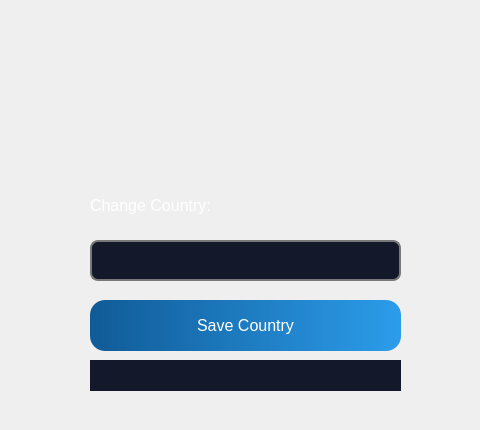
         <widget class="QWidget" name="editCountry_page">
          <widget class="QLabel" name="label_69">
           <property name="geometry">
            <rect>
             <x>0</x>
             <y>140</y>
             <width>471</width>
             <height>281</height>
            </rect>
           </property>
           <property name="text">
            <string/>
           </property>
           <property name="pixmap">
            <pixmap resource="detechRs.qrc">:/images/images/rectangleShape.png</pixmap>
           </property>
           <property name="scaledContents">
            <bool>true</bool>
           </property>
          </widget>
          <widget class="QLabel" name="label_70">
           <property name="geometry">
            <rect>
             <x>90</x>
             <y>190</y>
             <width>271</width>
             <height>31</height>
            </rect>
           </property>
           <property name="font">
            <font>
             <pointsize>12</pointsize>
            </font>
           </property>
           <property name="styleSheet">
            <string notr="true">background-color: rgb(0,0,0,0%);
color: rgb(255, 255, 255);</string>
           </property>
           <property name="text">
            <string>Change Country:</string>
           </property>
          </widget>
          <widget class="QLineEdit" name="editCountryField">
           <property name="geometry">
            <rect>
             <x>90</x>
             <y>240</y>
             <width>311</width>
             <height>41</height>
            </rect>
           </property>
           <property name="font">
            <font>
             <family>Roboto</family>
             <pointsize>-1</pointsize>
             <weight>50</weight>
             <italic>false</italic>
             <bold>false</bold>
            </font>
           </property>
           <property name="styleSheet">
            <string notr="true">QLineEdit{
font: 15px &quot;Roboto&quot;;
border: 2px solid rgb(121, 121, 121);
color:rgb(255, 255, 255);
background-color: rgba(19, 24, 42, 1);
border-radius: 8px;
padding-left: 15px;
}

QLineEdit:hover{
	border: 2px solid white;
}

QLineEdit:focus{
	border: 2px solid white;
}</string>
           </property>
           <property name="inputMask">
            <string notr="true"/>
           </property>
           <property name="echoMode">
            <enum>QLineEdit::Normal</enum>
           </property>
          </widget>
          <widget class="QPushButton" name="saveCountry_button">
           <property name="geometry">
            <rect>
             <x>90</x>
             <y>300</y>
             <width>311</width>
             <height>51</height>
            </rect>
           </property>
           <property name="font">
            <font>
             <pointsize>12</pointsize>
             <weight>50</weight>
             <italic>false</italic>
             <bold>false</bold>
            </font>
           </property>
           <property name="styleSheet">
            <string notr="true">QPushButton {
background-color: qlineargradient(spread:pad, x1:0, y1:0, x2:1, y2:0, stop:0 rgba(16, 91, 151, 255), stop:1 rgba(44, 156, 234, 255));
color: white;
border-radius: 15px;
}

QPushButton:hover {
    background: qradialgradient(
        cx: 0.3, cy: -0.4, fx: 0.3, fy: -0.4,
        radius: 1.35, stop: 0 rgb(119, 88, 127), stop: 1 rgb(28, 96, 255)
        );
    }

QPushButton:pressed {
    border-style: inset;
    background: qradialgradient(
        cx: 0.4, cy: -0.1, fx: 0.4, fy: -0.1,
        radius: 1.35, stop: 0 rgb(17, 21, 255), stop: 1 #ddd
        );
    }</string>
           </property>
           <property name="text">
            <string>Save Country</string>
           </property>
           <property name="icon">
            <iconset resource="detechRs.qrc">
             <normaloff>:/images/images/ri_login-circle-fill.png</normaloff>:/images/images/ri_login-circle-fill.png</iconset>
           </property>
           <property name="iconSize">
            <size>
             <width>30</width>
             <height>30</height>
            </size>
           </property>
          </widget>
          <widget class="QLabel" name="editCountryLabel">
           <property name="geometry">
            <rect>
             <x>90</x>
             <y>360</y>
             <width>311</width>
             <height>31</height>
            </rect>
           </property>
           <property name="font">
            <font>
             <pointsize>12</pointsize>
            </font>
           </property>
           <property name="styleSheet">
            <string notr="true">color: rgb(250, 95, 85);
background-color: rgba(19, 24, 42, 1);
</string>
           </property>
           <property name="text">
            <string/>
           </property>
           <property name="alignment">
            <set>Qt::AlignCenter</set>
           </property>
          </widget>
         </widget>
